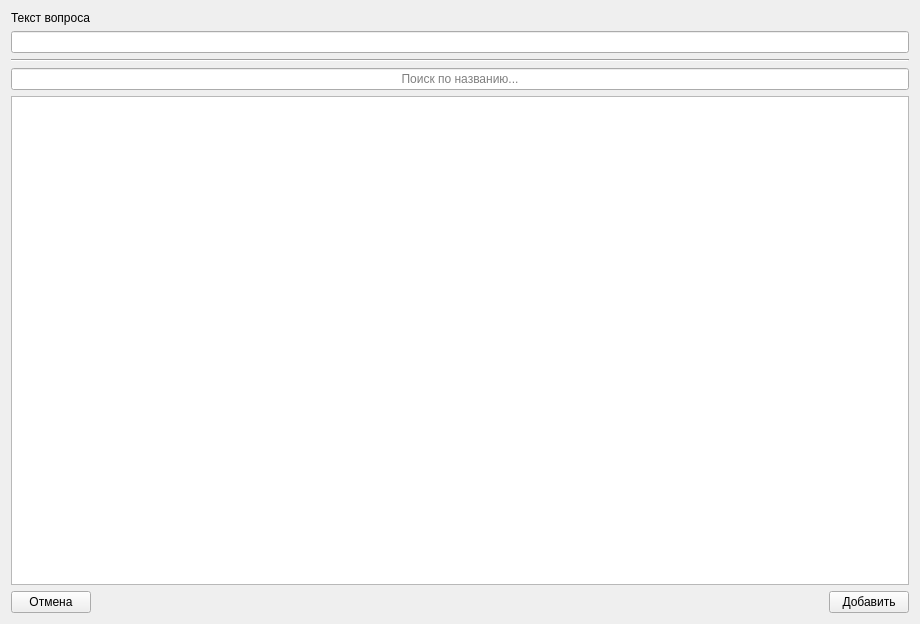
<?xml version="1.0" encoding="UTF-8"?>
<ui version="4.0">
 <class>Form</class>
 <widget class="QWidget" name="Form">
  <property name="geometry">
   <rect>
    <x>0</x>
    <y>0</y>
    <width>920</width>
    <height>624</height>
   </rect>
  </property>
  <property name="windowTitle">
   <string>Редактор вопроса</string>
  </property>
  <layout class="QVBoxLayout" name="verticalLayout_2">
   <item>
    <layout class="QVBoxLayout" name="verticalLayout">
     <item>
      <widget class="QLabel" name="label">
       <property name="text">
        <string>Текст вопроса</string>
       </property>
      </widget>
     </item>
     <item>
      <widget class="QLineEdit" name="lineEdit"/>
     </item>
     <item>
      <widget class="Line" name="line">
       <property name="orientation">
        <enum>Qt::Horizontal</enum>
       </property>
      </widget>
     </item>
     <item>
      <widget class="QLineEdit" name="lineEdit_2">
       <property name="alignment">
        <set>Qt::AlignCenter</set>
       </property>
       <property name="placeholderText">
        <string>Поиск по названию...</string>
       </property>
      </widget>
     </item>
     <item>
      <widget class="QTableWidget" name="table">
       <property name="sizeAdjustPolicy">
        <enum>QAbstractScrollArea::AdjustToContents</enum>
       </property>
       <property name="alternatingRowColors">
        <bool>true</bool>
       </property>
      </widget>
     </item>
    </layout>
   </item>
   <item>
    <layout class="QHBoxLayout" name="horizontalLayout">
     <item>
      <widget class="QPushButton" name="btn_add_decline">
       <property name="text">
        <string>Отмена</string>
       </property>
      </widget>
     </item>
     <item>
      <spacer name="horizontalSpacer">
       <property name="orientation">
        <enum>Qt::Horizontal</enum>
       </property>
       <property name="sizeHint" stdset="0">
        <size>
         <width>40</width>
         <height>20</height>
        </size>
       </property>
      </spacer>
     </item>
     <item>
      <widget class="QPushButton" name="btn_add_accept">
       <property name="focusPolicy">
        <enum>Qt::StrongFocus</enum>
       </property>
       <property name="text">
        <string>Добавить</string>
       </property>
      </widget>
     </item>
    </layout>
   </item>
  </layout>
 </widget>
 <resources/>
 <connections/>
</ui>
